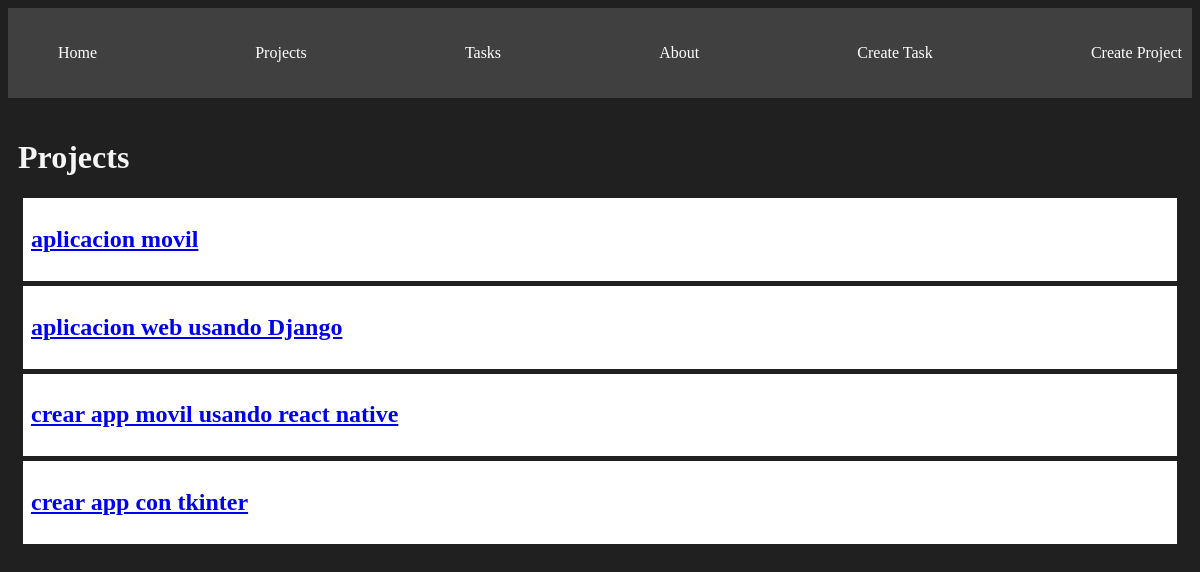
The page /projects/ on the database as committed earlier.
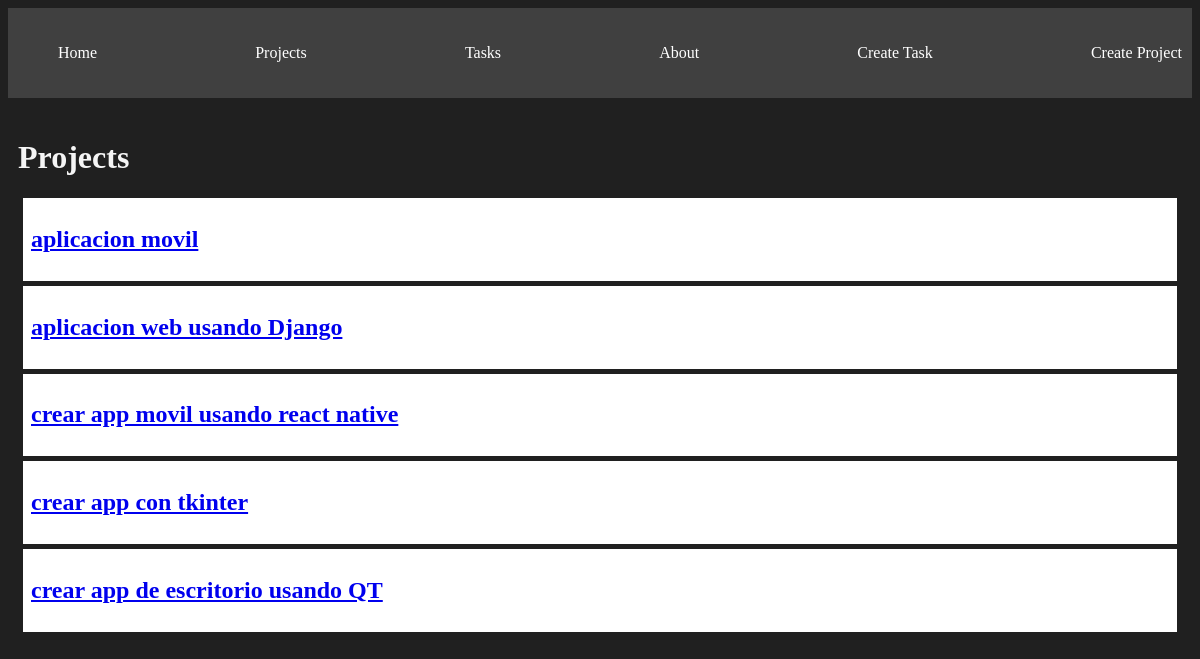
The same page on the database as committed later.
### myapp/models.py (models this page shows, shortened)
class Project(models.Model):
    name = models.CharField(max_length=200)

### myapp/views.py (the view)
# urls.py: path('projects/', views.project, name = 'projects'),
def project(request):
    projects = Project.objects.all()
    return render(request,'projects/project.html', {
        'projects':projects
    })

### myapp/templates/projects/project.html
{% extends 'layouts/base.html' %}
{% block content %}
<h1>Projects</h1>
{% for project in projects %}
<div class = "card">
    <a href="{% url 'project_detail' project.id %}">
        <h2>{{project.name}}</h2>
    </a>
</div>
{% endfor %}
{% endblock %}

Rows that differ between the two databases and show on the page:
added Project: name "crear app de escritorio usando QT"
